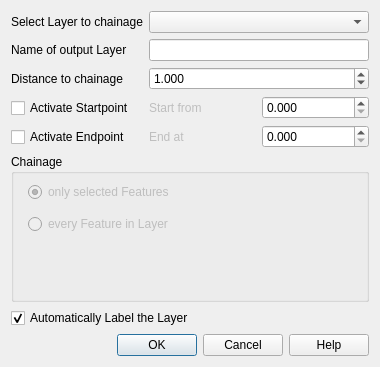
<?xml version="1.0" encoding="UTF-8"?>
<ui version="4.0">
 <class>Dialog</class>
 <widget class="QDialog" name="Dialog">
  <property name="geometry">
   <rect>
    <x>0</x>
    <y>0</y>
    <width>380</width>
    <height>367</height>
   </rect>
  </property>
  <property name="minimumSize">
   <size>
    <width>380</width>
    <height>200</height>
   </size>
  </property>
  <property name="windowTitle">
   <string>Dialog</string>
  </property>
  <layout class="QGridLayout" name="gridLayout">
   <item row="0" column="0">
    <widget class="QLabel" name="labelSelectLayer">
     <property name="text">
      <string>Select Layer to chainage</string>
     </property>
    </widget>
   </item>
   <item row="0" column="1">
    <widget class="QComboBox" name="selectLayerComboBox">
     <property name="sizePolicy">
      <sizepolicy hsizetype="MinimumExpanding" vsizetype="Fixed">
       <horstretch>0</horstretch>
       <verstretch>0</verstretch>
      </sizepolicy>
     </property>
    </widget>
   </item>
   <item row="1" column="0">
    <widget class="QLabel" name="labelLayerName">
     <property name="text">
      <string>Name of output Layer</string>
     </property>
    </widget>
   </item>
   <item row="1" column="1">
    <widget class="QLineEdit" name="layerNameLine"/>
   </item>
   <item row="2" column="0">
    <widget class="QLabel" name="labelDistance">
     <property name="text">
      <string>Distance to chainage</string>
     </property>
    </widget>
   </item>
   <item row="2" column="1">
    <widget class="QDoubleSpinBox" name="distanceSpinBox">
     <property name="decimals">
      <number>3</number>
     </property>
     <property name="maximum">
      <double>9999.989999999999782</double>
     </property>
     <property name="value">
      <double>1.000000000000000</double>
     </property>
    </widget>
   </item>
   <item row="3" column="0">
    <widget class="QCheckBox" name="checkBoxStartEnd">
     <property name="text">
      <string>Activate Startpoint</string>
     </property>
    </widget>
   </item>
   <item row="3" column="1" rowspan="2">
    <layout class="QVBoxLayout" name="verticalLayout">
     <item>
      <layout class="QHBoxLayout" name="horizontalLayout">
       <item>
        <widget class="QLabel" name="labelStart">
         <property name="enabled">
          <bool>false</bool>
         </property>
         <property name="text">
          <string>Start from </string>
         </property>
        </widget>
       </item>
       <item>
        <widget class="QDoubleSpinBox" name="startpointSpinBox">
         <property name="enabled">
          <bool>true</bool>
         </property>
         <property name="decimals">
          <number>3</number>
         </property>
         <property name="maximum">
          <double>9999.989999999999782</double>
         </property>
        </widget>
       </item>
      </layout>
     </item>
     <item>
      <layout class="QHBoxLayout" name="horizontalLayout_2">
       <item>
        <widget class="QLabel" name="labelEnd">
         <property name="enabled">
          <bool>false</bool>
         </property>
         <property name="text">
          <string>End at</string>
         </property>
        </widget>
       </item>
       <item>
        <widget class="QDoubleSpinBox" name="endpointSpinBox">
         <property name="enabled">
          <bool>true</bool>
         </property>
         <property name="decimals">
          <number>3</number>
         </property>
         <property name="maximum">
          <double>9999.989999999999782</double>
         </property>
        </widget>
       </item>
      </layout>
     </item>
    </layout>
   </item>
   <item row="4" column="0">
    <widget class="QCheckBox" name="checkBoxStartEnd_2">
     <property name="text">
      <string>Activate Endpoint</string>
     </property>
    </widget>
   </item>
   <item row="5" column="0" colspan="2">
    <widget class="QGroupBox" name="chainageGroupBox">
     <property name="title">
      <string>Chainage</string>
     </property>
     <widget class="QRadioButton" name="selectAllRadioButton">
      <property name="enabled">
       <bool>false</bool>
      </property>
      <property name="geometry">
       <rect>
        <x>17</x>
        <y>57</y>
        <width>173</width>
        <height>26</height>
       </rect>
      </property>
      <property name="text">
       <string>every Feature in Layer</string>
      </property>
      <property name="checkable">
       <bool>true</bool>
      </property>
     </widget>
     <widget class="QRadioButton" name="selectonlyRadioButton">
      <property name="enabled">
       <bool>false</bool>
      </property>
      <property name="geometry">
       <rect>
        <x>17</x>
        <y>25</y>
        <width>178</width>
        <height>26</height>
       </rect>
      </property>
      <property name="text">
       <string>only selected Features</string>
      </property>
      <property name="checkable">
       <bool>true</bool>
      </property>
      <property name="checked">
       <bool>true</bool>
      </property>
     </widget>
    </widget>
   </item>
   <item row="6" column="0" colspan="2">
    <widget class="QCheckBox" name="autoLabelcheckBox">
     <property name="text">
      <string>Automatically Label the Layer</string>
     </property>
     <property name="checked">
      <bool>true</bool>
     </property>
    </widget>
   </item>
   <item row="7" column="0" colspan="2">
    <widget class="QDialogButtonBox" name="buttonBox">
     <property name="orientation">
      <enum>Qt::Horizontal</enum>
     </property>
     <property name="standardButtons">
      <set>QDialogButtonBox::Cancel|QDialogButtonBox::Help|QDialogButtonBox::Ok</set>
     </property>
    </widget>
   </item>
  </layout>
 </widget>
 <resources/>
 <connections>
  <connection>
   <sender>buttonBox</sender>
   <signal>accepted()</signal>
   <receiver>Dialog</receiver>
   <slot>accept()</slot>
   <hints>
    <hint type="sourcelabel">
     <x>268</x>
     <y>355</y>
    </hint>
    <hint type="destinationlabel">
     <x>157</x>
     <y>200</y>
    </hint>
   </hints>
  </connection>
  <connection>
   <sender>buttonBox</sender>
   <signal>rejected()</signal>
   <receiver>Dialog</receiver>
   <slot>reject()</slot>
   <hints>
    <hint type="sourcelabel">
     <x>341</x>
     <y>355</y>
    </hint>
    <hint type="destinationlabel">
     <x>286</x>
     <y>200</y>
    </hint>
   </hints>
  </connection>
  <connection>
   <sender>selectLayerComboBox</sender>
   <signal>currentIndexChanged(int)</signal>
   <receiver>Dialog</receiver>
   <slot>onComboBoxChanged()</slot>
   <hints>
    <hint type="sourcelabel">
     <x>442</x>
     <y>32</y>
    </hint>
    <hint type="destinationlabel">
     <x>294</x>
     <y>197</y>
    </hint>
   </hints>
  </connection>
 </connections>
 <slots>
  <slot>onComboBoxChanged()</slot>
 </slots>
</ui>
